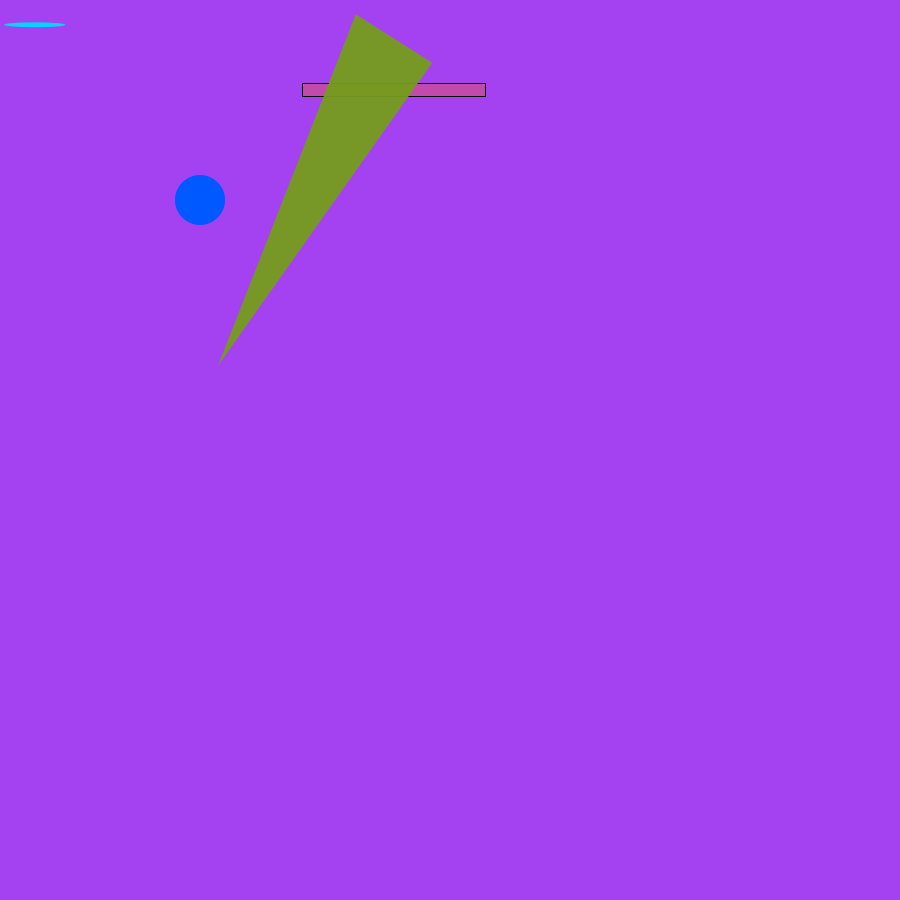
Frame 1 (no input)
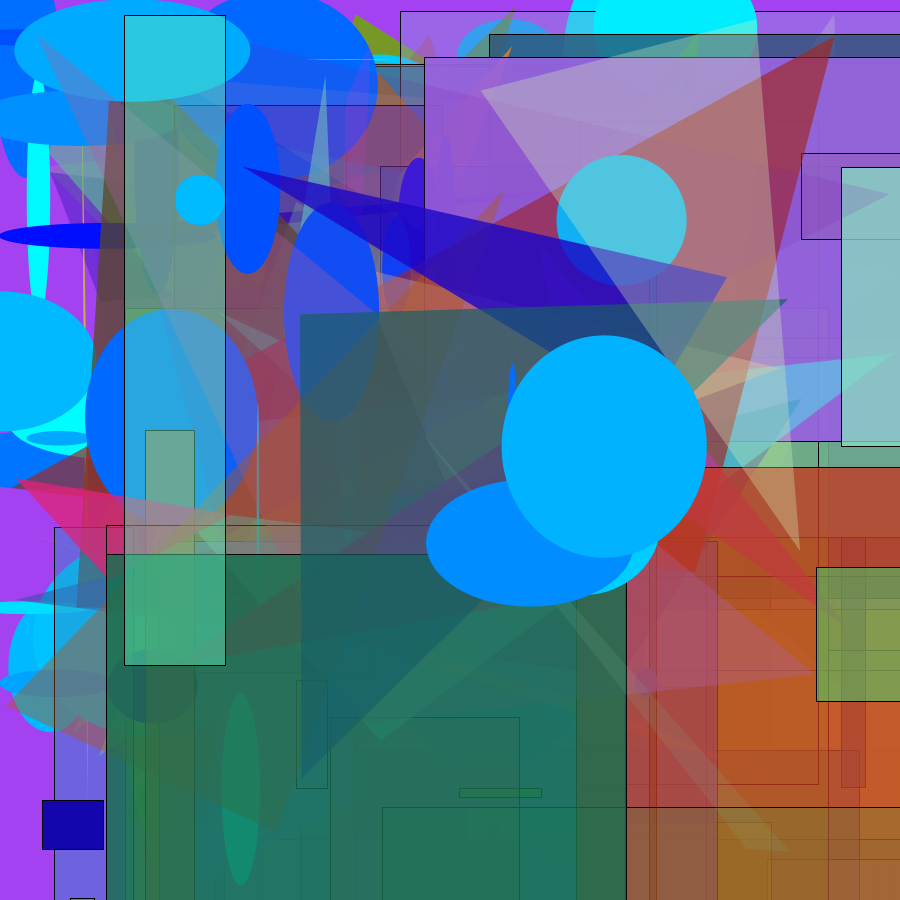
Frame 60 (the mouse pressed at the canvas centre just before this capture)
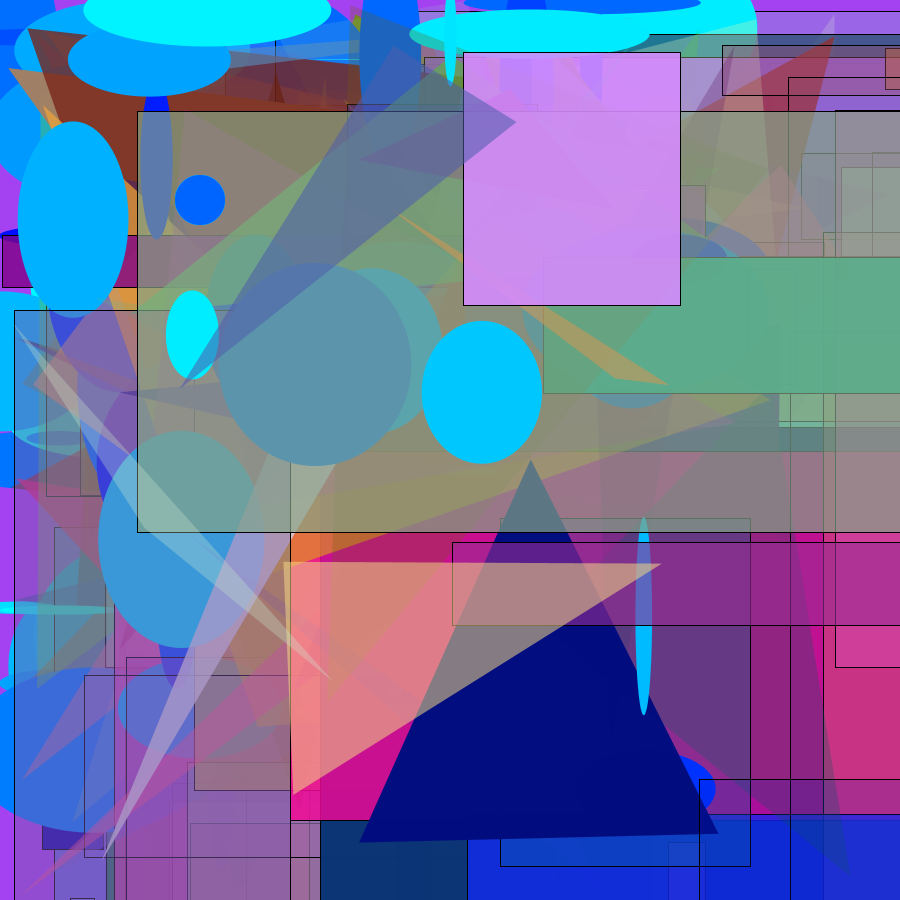
Frame 120 (the mouse held since frame 60 and released just before this capture)

The Processing sketch that drew these frames (run headless with seeded random() and noise(); from frame 60 on, the mouse is pressed at the canvas centre):

// Processing sketch: processing_22254
// ── processing_22254.pde

void setup() {
  size(900,900);
  background(random(255),random(255),random(255), random(255));
}

void draw() {
  noStroke();
  fill(random(255),random(255),random(255),random(255));
  stroke(0);
  rect(random(900),random(900),random(900),random(900));

  noStroke();
  fill(0, random(255),255);
  ellipse(200,200,50,50);

  noStroke();
  fill(random(255),random(255),random(255),random(255));
  triangle(random(900),random(900),random(900),random(900),random(900),random(900));
  
  noStroke();
  fill(0, random(255),255);
  ellipse(random(700),random(800),random(255),random(255));
}  
